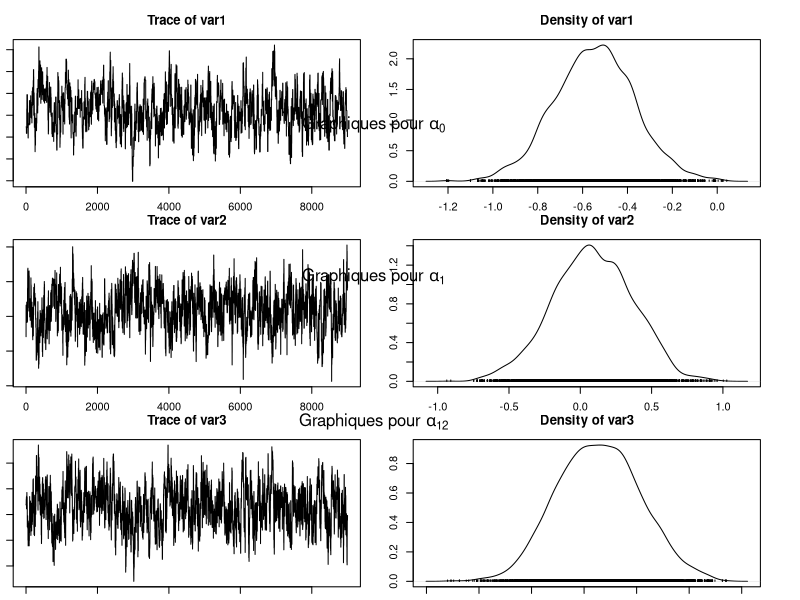
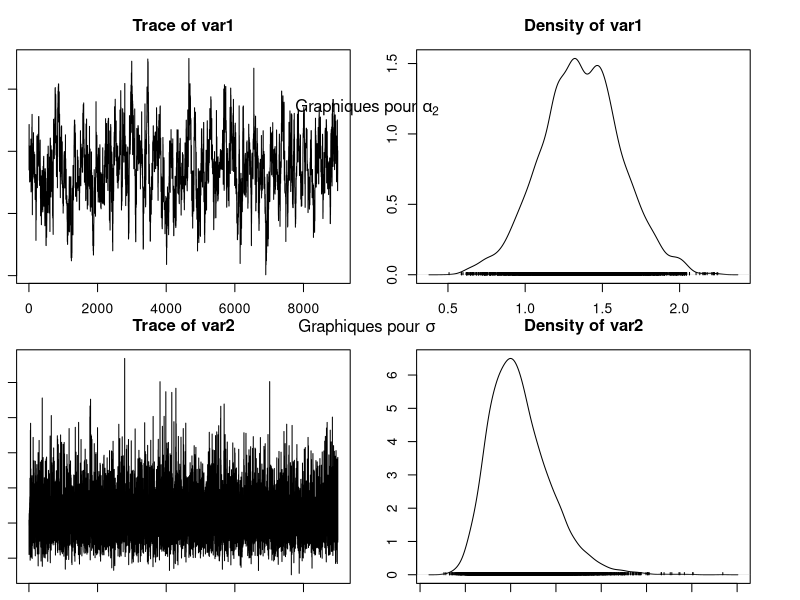

These charts were generated, in order, by the following R code: (Note: this script raises an error after producing the figures.)
## ---- chunk 1
# mettre ce qui nous sert pour la suite
## ---- chunk 2
# Notations changées par rapport au fichier seeds.data pour être en accord avec 
# la consigne donnée
"N" <- 21 
"r" <- c(10, 23, 23, 26, 17, 5, 53, 55, 32, 46, 10, 8, 10, 8, 23, 0, 3, 22, 15, 32, 3)
"n" <- c(39, 62, 81, 51, 39, 6, 74, 72, 51, 79, 13, 16, 30, 28, 45, 4, 12, 41, 30, 51, 7)
"x1" <- c(0, 0, 0, 0, 0, 0, 0, 0, 0, 0, 0, 1, 1, 1, 1, 1, 1, 1, 1, 1, 1)
"x2" <- c(0, 0, 0, 0, 0, 1, 1, 1, 1, 1, 1, 0, 0, 0, 0, 0, 1, 1, 1, 1, 1)
## ---- chunk 3
alpha0 <- 0
alpha1 <- 0
alpha2 <- 0
alpha12 <- 0
tau <- 10
b <- c(0, 0, 0, 0, 0, 0, 0, 0, 0, 0, 0, 0, 0, 0, 0, 0, 0, 0, 0, 0, 0)
## ---- chunk 4
seeds = function(nchain, N, r, n, x1, x2, alpha0, alpha1, alpha2, alpha12, tau, b, prop_sd){
  
  # Initialisation
  res = matrix(NA, nchain + 1, 5)
  res[1, ] = c(alpha0, alpha1, alpha12, alpha2, 1/sqrt(tau)) # le dernier terme vaut sigma

  p = plogis(alpha0 + alpha1 * x1 + alpha2 * x2 + alpha12 * x1 * x2 + b)
  
  res_b = matrix(NA, nchain + 1, N)
  res_b[1, ] = b
  
  acc_rates = rep(0, 4) # pour les 4 alpha
  
  for (i in 1:nchain){
    
    # Mise à jour de alpha0
    alpha0 = res[i, 1]
    prop = rnorm(1, alpha0, prop_sd[1]) # marche aléatoire simple
    prop_p = plogis(prop + alpha1 * x1 + alpha2 * x2 + alpha12 * x1 * x2 + b)
    
    top = - ((prop^2) / (2 * 1e6)) + sum(r * log(prop_p)) + sum((n-r) * log(1 - prop_p))
    bottom = - ((alpha0^2) / (2 * 1e6)) + sum(r * log(p)) + sum((n-r) * log(1 - p))
    acc_prob = exp(top - bottom) # Ratio des noyaux vaut 1 (symétrie du noyau)
    
    if (runif(1) < min(1, acc_prob)){
      alpha0 = prop
      p = prop_p
      acc_rates[1] = acc_rates[1] + 1
    }
    
    # Mise à jour de alpha1
    alpha1 = res[i, 2]
    prop = rnorm(1, alpha1, prop_sd[2]) # marche aléatoire simple
    prop_p = plogis(alpha0 + prop * x1 + alpha2 * x2 + alpha12 * x1 * x2 + b)
    
    top = - ((prop^2) / (2 * 1e6)) + sum(r * log(prop_p)) + sum((n-r) * log(1 - prop_p))
    bottom = - ((alpha1^2) / (2 * 1e6)) + sum(r * log(p)) + sum((n-r) * log(1 - p))
    acc_prob = exp(top - bottom) # Ratio des noyaux vaut 1 (symétrie du noyau)
    
    if (runif(1) < min(1, acc_prob)){
      alpha1 = prop
      p = prop_p
      acc_rates[2] = acc_rates[2] + 1
    }

    # Mise à jour de alpha12
    alpha12 = res[i, 3]
    prop = rnorm(1, alpha12, prop_sd[3]) # marche aléatoire simple
    prop_p = plogis(alpha0 + alpha1 * x1 + alpha2 * x2 + prop * x1 * x2 + b)
    
    top = - ((prop^2) / (2 * 1e6)) + sum(r * log(prop_p)) + sum((n-r) * log(1 - prop_p))
    bottom = - ((alpha12^2) / (2 * 1e6)) + sum(r * log(p)) + sum((n-r) * log(1 - p))
    acc_prob = exp(top - bottom) # Ratio des noyaux vaut 1 (symétrie du noyau)
    
    if (runif(1) < min(1, acc_prob)){
      alpha12 = prop
      p = prop_p
      acc_rates[3] = acc_rates[3] + 1
    }
    
    # Mise à jour de alpha2
    alpha2 = res[i, 4]
    prop = rnorm(1, alpha2, prop_sd[4]) # marche aléatoire simple
    prop_p = plogis(alpha0 + alpha1 * x1 + prop * x2 + alpha12 * x1 * x2 + b)
    
    top = - ((prop^2) / (2 * 1e6)) + sum(r * log(prop_p)) + sum((n-r) * log(1 - prop_p))
    bottom = - ((alpha2^2) / (2 * 1e6)) + sum(r * log(p)) + sum((n-r) * log(1 - p))
    acc_prob = exp(top - bottom) # Ratio des noyaux vaut 1 (symétrie du noyau)
    
    if (runif(1) < min(1, acc_prob)){
      alpha2 = prop
      p = prop_p
      acc_rates[4] = acc_rates[4] + 1
    }
    
    # Mise à jour de tau
    tau = rgamma(1, shape = 10e-3 + N / 2, scale = 1e-3 + 0.5 * sum(b^2))

    # Mise à jour de b
    for (j in 1:N){
      prop = rnorm(1, b[j], prop_sd[5])
      prop_p_j = plogis(alpha0 + alpha1 * x1[j] + alpha2 * x2[j] + alpha12 * x1[j] * x2[j] + prop)
      
      top = - (prop^2 * tau / 2) + r[j] * log(prop_p_j) + (n[j] - r[j]) * log(1 - prop_p_j)
      bottom = - (b[j]^2 * tau / 2) + r[j] * log(p[j]) + (n[j] - r[j]) * log(1 - p[j])
      acc_prob = exp(top - bottom)
      
      if (runif(1) < min(1, acc_prob)){
        b[j] = prop
        p[j] = prop_p_j
      }
    }
    
    # Mise à jour de la chaine de Markov et de b
    res[i+1, ] = c(alpha0, alpha1, alpha12, alpha2, 1/sqrt(tau))
    res_b[i+1, ] = b
  }
  
  my_list <- list("chain" = res, "b_chain" = res_b, "acc_rates" = acc_rates)
  return(my_list)
}
## ---- chunk 5
resultat = seeds(1e4, N, r, n, x1, x2, alpha0, alpha1, alpha2, alpha12, tau, b, prop_sd = c(0.3, 0.3, 0.3, 0.3, 0.3)) # prop_sd choisi pour avoir une allure de chaîne cohérente

resultat_chain = resultat$chain[1001:nrow(resultat$chain), ] # on enlève les 1000 premiers (burnin)

moychain = colMeans(resultat_chain) # moyenne
sdchain = apply(resultat_chain, 2, sd) # écart type

cat("alpha_0 est estimé à", moychain[1], "avec un écart-type de", sdchain[1], "\n")
cat("alpha_1 est estimé à", moychain[2], "avec un écart-type de", sdchain[2], "\n")
cat("alpha_12 est estimé à", moychain[3], "avec un écart-type de", sdchain[3], "\n")
cat("alpha_2 est estimé à", moychain[4], "avec un écart-type de", sdchain[4], "\n")
cat("sigma est estimé à", moychain[5], "avec un écart-type de", sdchain[5], "\n")
## ---- chunk 6
library(coda)
par(ask = FALSE, mfrow = c(3, 1), mar = c(1, 1, 3, 3)) # Configure la disposition des graphiques 

# Tracer les 3 premiers graphiques des chaînes de Markov
plot(mcmc(resultat_chain[,1:3]))

mtext(expression("Graphiques pour " * alpha[0]), side = 3, line = 23)
mtext(expression("Graphiques pour " * alpha[1]), side = 3, line = 11.5)
mtext(expression("Graphiques pour " * alpha[12]), side = 3, line = 0.5)

par(mfrow = c(2, 1)) # Configure la disposition des graphiques 

# Tracer les 2 derniers graphiques des chaînes de Markov
plot(mcmc(resultat_chain)[,4:5])

mtext(expression("Graphiques pour " * alpha[2]), side = 3, line = 12)
mtext(expression("Graphiques pour " * sigma), side = 3, line = 1)


## ---- chunk 7
changement
